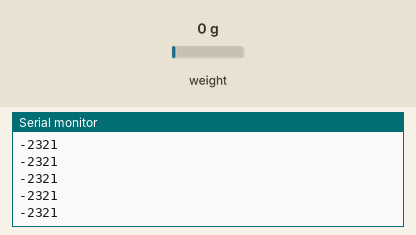
A sketch run on a simulated ESP32. On the bench: the last lines printed to the serial monitor. Inputs (shaded band) come from the test bench; at power-on: weight on the scale 0 g.

Above: at 1.2 s.
1.3 s: weight on the scale set to 100 g
At 1.32 s:
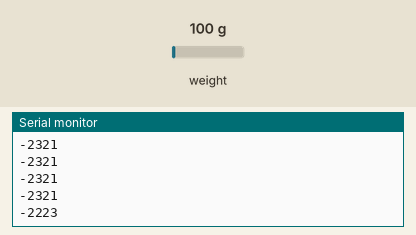
2.8 s: weight on the scale set to 1250 g
At 2.82 s:
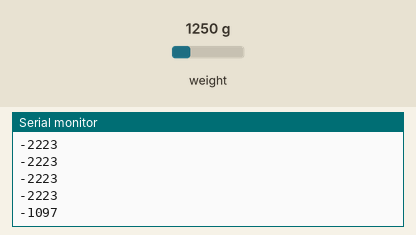
Timing chart, 0 to 5.8 s (numbered marks = the images above; inputs shaded):
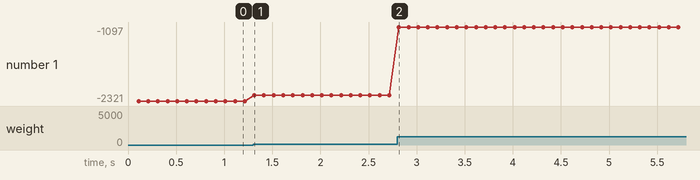

The sketch:

testingHx711.ino
```cpp
/* ***************************************************************** */
/* File name:        testingHx711.ino                                */
/* File description: HX711 pressure reading test sketch              */
/* Author name:      Giacomo Dollevedo                               */
/* Creation date:    13Aug2021                                       */
/* Revision date:    15Aug2021                                       */
/* ***************************************************************** */

// CALIBRATION:
// P = 611030*(3.8184e-09 * READING - 0.0038)

#include <HX711.h>
#include <DroneTimer.h>

/*DATA ACQUISITION FREQUENCY*/
#define FREQUENCY 100

#define PCONST1 611030
#define PCONST2 0.0000000038184
#define PCONST3 0.0038

/*IMPORTED CLASSES OBJECTS*/
DroneTimer timer;       // ESP-32 timer

/************ TIMER VARIABLES ***********/
volatile unsigned char timer_flag = 0;

/******** END OF TIMER VARIABLES ********/


// HX711 circuit wiring
const int LOADCELL_DOUT_PIN = 17;
const int LOADCELL_SCK_PIN = 4;

HX711 sensorP;

/*Timer interruption routine*/
void IRAM_ATTR timerInterrupt()
{

  timer_flag = 1;
}

void setup()
{


  Serial.begin(115200);

  /* Setting up timer frequency and interruption routine */
  timer.initTimer(FREQUENCY, &timerInterrupt);

  timer.enableTimer();   // Enabling timer interruptions

  sensorP.begin(LOADCELL_DOUT_PIN, LOADCELL_SCK_PIN, 64);

}

void loop()
{
  /* RUNS AT TIMER FREQUENCY*/
  if (timer_flag)
  {
    timer_flag = 0;

    if (sensorP.is_ready()) {
      long reading = sensorP.read();
      //Serial.print("HX711 reading: ");
      int P = PCONST1*(PCONST2 * reading - PCONST3);
      Serial.println(P);
    }
    else {
      //Serial.println("HX711 not found.");
      yield();
    }


  }


}
```

Measured:
- after the input at 1.3 s, the serial monitor: prints a new line at once (image 1)
- after the input at 2.8 s, the serial monitor: prints a new line at once (image 2)
- plotted number 1: -2321 → -2223 after the input at 1.3 s, -2223 → -1097 after the input at 2.8 s
